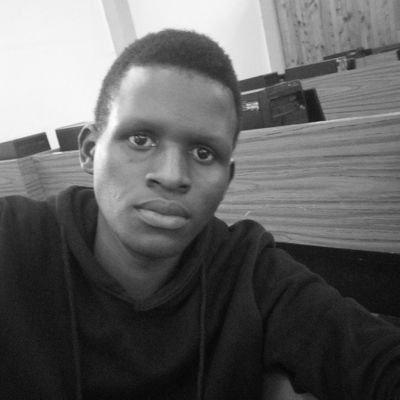
#> input picture pic/g.jpg, 400 x 400 px
$ python faceDetect.py
#> lines starting #> are read from the running program, lines starting #| are printed output that depends on the picture; after the words box and inside, x2 and y2 are one past the last pixel; in counts of white or black regions, pixels touching at a corner belong together
import cv2
import sys

face = cv2.CascadeClassifier("./haarcascade_frontalface_default.xml")
img = cv2.imread('g.jpg')
#> img is the input picture: shape (400, 400, 3); min 6, max 255, mean 98.2

grey = cv2.cvtColor(img,cv2.COLOR_BGR2GRAY)

faces = face.detectMultiScale(grey,scaleFactor=1.05,minNeighbors=5)
#> faces = [[88, 81, 165, 165]]

for x,y,w,h in faces:
    img = cv2.rectangle(img,(x,y),(x+w,y+h),(0,255,0),3)
#> this loop made 1 pass
#> pass 1, `img = cv2.rectangle(img,(x,y),(x+w,y+h),(0,255,0),3)`:
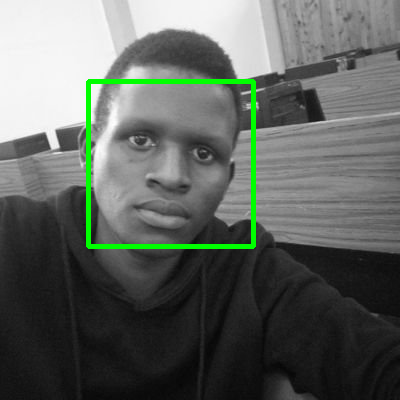
#> img: shape (400, 400, 3); 2.05% of pixels changed, all inside (x1, y1, x2, y2) = (86, 79, 256, 249)

cv2.imshow("rihanna",img)
if cv2.waitKey(0) == ord("q"):
#> (key q is pressed here)
    cv2.destroyAllWindows()


print(type(faces))
#| <class 'numpy.ndarray'>
print(faces.shape)
#| (1, 4)
